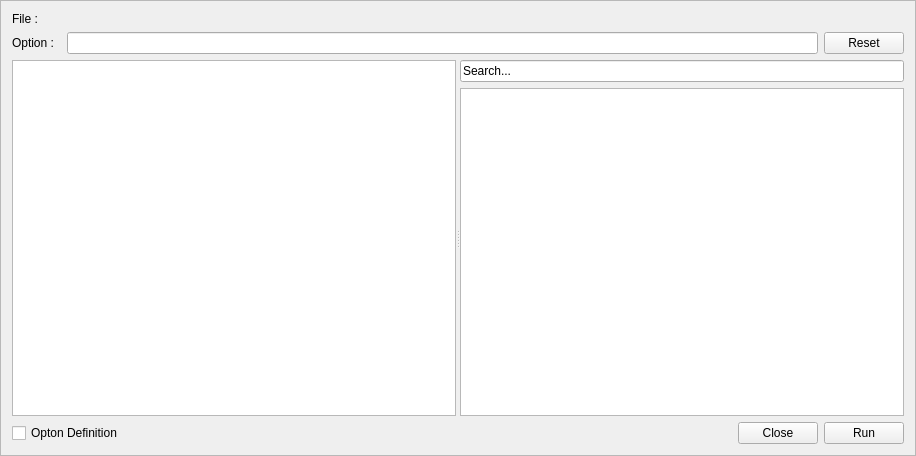
<?xml version="1.0" encoding="UTF-8"?>
<ui version="4.0">
 <class>OptionConfigurator</class>
 <widget class="QFrame" name="OptionConfigurator">
  <property name="geometry">
   <rect>
    <x>0</x>
    <y>0</y>
    <width>916</width>
    <height>456</height>
   </rect>
  </property>
  <property name="sizePolicy">
   <sizepolicy hsizetype="Expanding" vsizetype="Expanding">
    <horstretch>0</horstretch>
    <verstretch>0</verstretch>
   </sizepolicy>
  </property>
  <property name="windowTitle">
   <string>Frame</string>
  </property>
  <property name="frameShape">
   <enum>QFrame::StyledPanel</enum>
  </property>
  <property name="frameShadow">
   <enum>QFrame::Raised</enum>
  </property>
  <layout class="QVBoxLayout" name="verticalLayout">
   <item>
    <widget class="QLabel" name="fileLabel">
     <property name="text">
      <string>File :  </string>
     </property>
    </widget>
   </item>
   <item>
    <layout class="QHBoxLayout" name="horizontalLayout_2">
     <item>
      <widget class="QLabel" name="commandLineLabel">
       <property name="text">
        <string>Option :  </string>
       </property>
      </widget>
     </item>
     <item>
      <widget class="QLineEdit" name="commandLineEdit"/>
     </item>
     <item>
      <widget class="QPushButton" name="resetButton">
       <property name="text">
        <string>Reset</string>
       </property>
      </widget>
     </item>
    </layout>
   </item>
   <item>
    <widget class="QSplitter" name="splitter">
     <property name="sizePolicy">
      <sizepolicy hsizetype="Expanding" vsizetype="Expanding">
       <horstretch>0</horstretch>
       <verstretch>0</verstretch>
      </sizepolicy>
     </property>
     <property name="orientation">
      <enum>Qt::Horizontal</enum>
     </property>
     <widget class="QTableView" name="commandLineTableView"/>
     <widget class="QWidget" name="verticalLayoutWidget">
      <layout class="QVBoxLayout" name="optionDefinition_VLayout">
       <item>
        <widget class="QLineEdit" name="searchLineEdit">
         <property name="text">
          <string>Search...</string>
         </property>
        </widget>
       </item>
       <item>
        <widget class="QTreeView" name="optionDefintionTreeView"/>
       </item>
      </layout>
     </widget>
    </widget>
   </item>
   <item>
    <layout class="QHBoxLayout" name="button_HLayout">
     <item>
      <widget class="QCheckBox" name="showOptionDefintionCheckBox">
       <property name="text">
        <string>Opton Definition</string>
       </property>
      </widget>
     </item>
     <item>
      <spacer name="horizontalSpacer">
       <property name="orientation">
        <enum>Qt::Horizontal</enum>
       </property>
       <property name="sizeHint" stdset="0">
        <size>
         <width>40</width>
         <height>20</height>
        </size>
       </property>
      </spacer>
     </item>
     <item>
      <widget class="QPushButton" name="closeViewButton">
       <property name="text">
        <string>Close</string>
       </property>
      </widget>
     </item>
     <item>
      <widget class="QPushButton" name="runButton">
       <property name="text">
        <string>Run</string>
       </property>
      </widget>
     </item>
    </layout>
   </item>
  </layout>
 </widget>
 <resources/>
 <connections/>
</ui>
